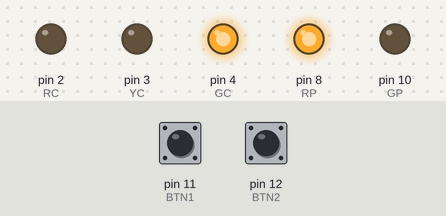
Simulated run of this sketch. Board: Arduino Uno, built with avr-gcc and run on an emulated ATmega328P. On the bench: output pins drawn as LEDs (lit = HIGH). Inputs (shaded band) come from the test bench; at power-on: pin 11 (BTN1) LOW, pin 12 (BTN2) LOW. Pins used as bus, display or sensor lines are not drawn.

Above: at 4.8 s.
4.9 s: pin 11 (BTN1) pulled HIGH for 2.35 s
At 6.5 s:
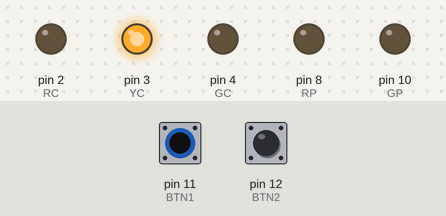
At 15.0 s:
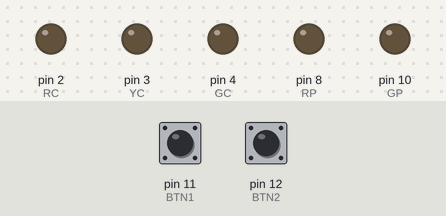
17.5 s: pin 12 (BTN2) pulled HIGH for 2.35 s
At 20.8 s:
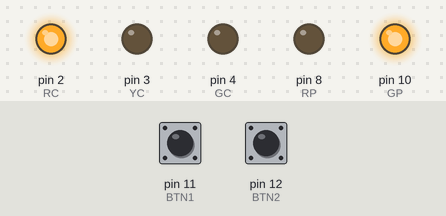
Timing chart, 0 to 29.5 s (numbered marks = the images above; inputs shaded):
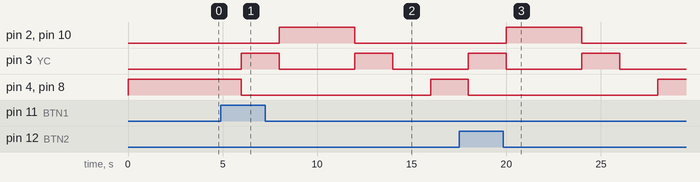

The sketch:

traffic_control_with_button_cars_and_passenger.ino
```cpp
//traffic control with 2 button cars and passenger
#define RC 2
#define YC 3
#define GC 4

#define RP 8
#define YP 9
#define GP 10
// P for people & C for cars   , R : red , Y : yellow  , G : green
#define BTN1 11  // Button one
#define BTN2 12  // bittton two

void setup() {
  // put your setup code here, to run once:
  pinMode(RC, OUTPUT);
  pinMode(YC, OUTPUT);
  pinMode(GC, OUTPUT);
  pinMode(RP, OUTPUT);
  pinMode(YP, OUTPUT);
  pinMode(GP, OUTPUT);
  pinMode(BTN1, INPUT);
  pinMode(BTN2, INPUT);

  digitalWrite(RC, LOW);
  digitalWrite(YC, LOW);
  digitalWrite(GC, LOW);
  digitalWrite(RP, LOW);
  digitalWrite(YP, LOW);
  digitalWrite(GP, LOW);
}

void loop() {
  // put your main code here, to run repeatedly:


  if (digitalRead(BTN1) || digitalRead(BTN2) == HIGH) {  // digitalRead to read the pin values, HIGH OR LOW , we use if cond

    // between changing
    digitalWrite(GC, LOW);
    digitalWrite(RP, LOW);

    digitalWrite(YC, HIGH);
    digitalWrite(YP, HIGH);
    delay(2000);

    // cars  stop & people go
    digitalWrite(YC, LOW);
    digitalWrite(YP, LOW);

    digitalWrite(RC, HIGH);
    digitalWrite(GP, HIGH);
    delay(4000);

    // between changing
    digitalWrite(RC, LOW);
    digitalWrite(GP, LOW);

    digitalWrite(YC, HIGH);
    digitalWrite(YP, HIGH);
    delay(2000);
    digitalWrite(YC, LOW);
    digitalWrite(YP, LOW);

  } else {  // if it is not HIGH , it's LOW , button not pressed
    digitalWrite(GC, HIGH);
    digitalWrite(RP, HIGH);
  }

  delay(2000);
}
```

Measured:
- after the input at 4.9 s, pin 2 (RC), pin 10 (GP): LOW → HIGH after 3.1 s, → LOW 4.0 s later; pin 3 (YC): alternates HIGH for 2.0 s and LOW for 4.0 s, starting after 1.1 s; pin 4 (GC), pin 8 (RP): HIGH → LOW after 1.1 s, → HIGH 10.0 s later
- after the input at 17.5 s, pin 2 (RC), pin 10 (GP): LOW → HIGH after 2.5 s, → LOW 4.0 s later; pin 3 (YC): alternates HIGH for 2.0 s and LOW for 4.0 s, starting after 0.50 s; pin 4 (GC), pin 8 (RP): HIGH → LOW after 0.50 s, → HIGH 10.0 s later
